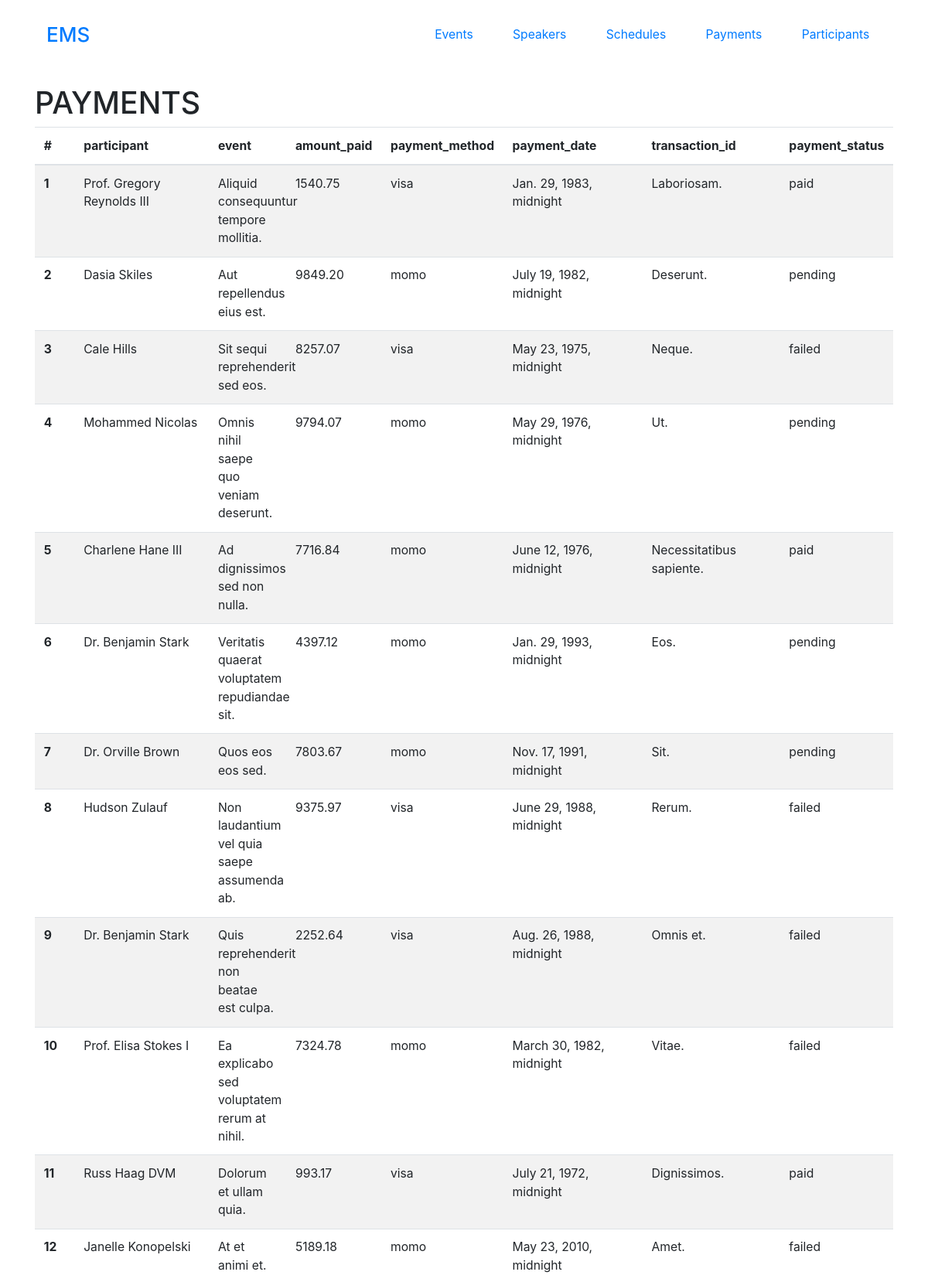
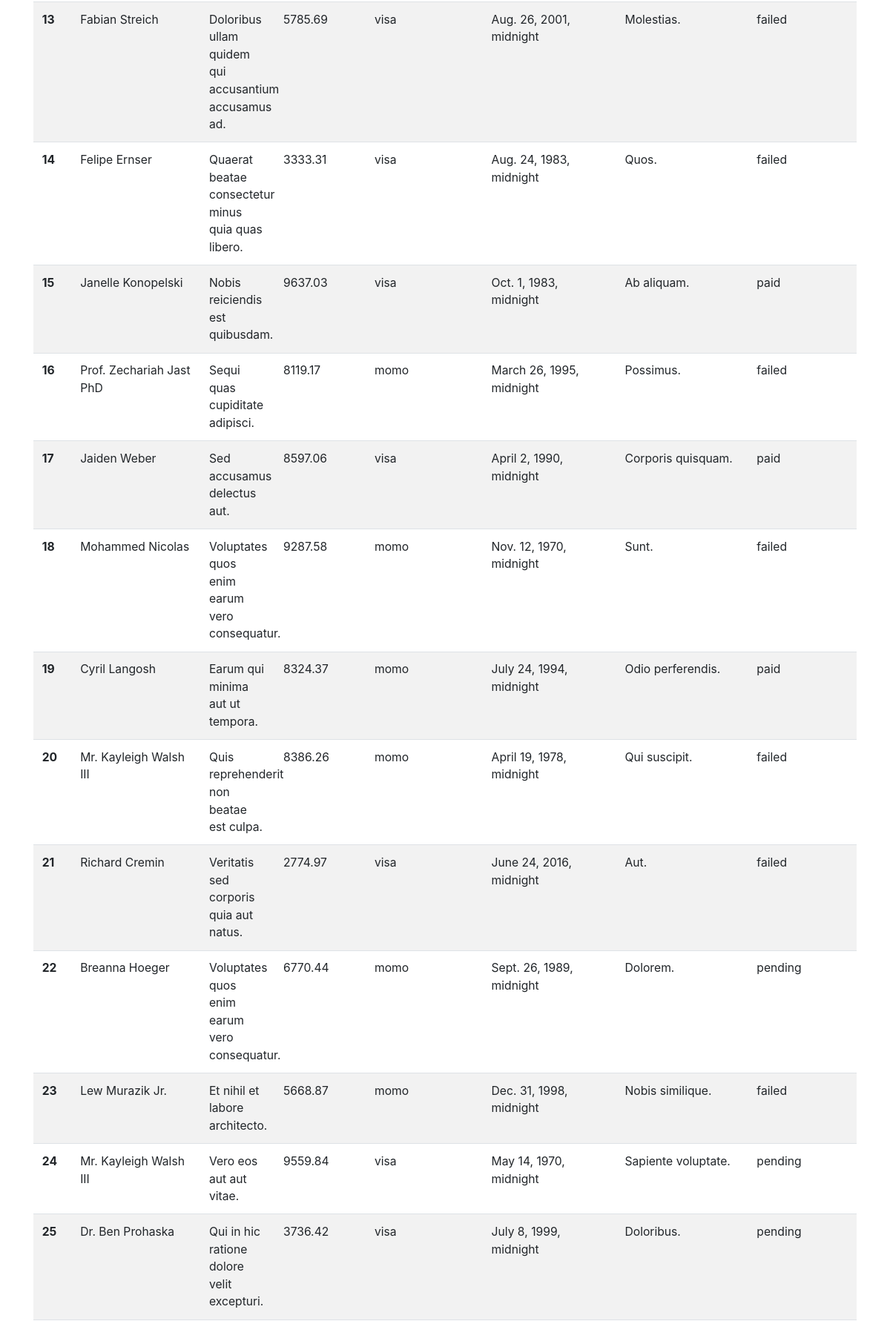
Screenshot of /payments/all-payment/ (upper part) with the database file from the repository (2 pictures, top to bottom).
### payment/models.py (models this page shows)
class Payment(models.Model):
    payment_status_choices = (
        ('paid', 'Paid'),
        ('pending', 'Pending'),
        ('failed','Failed')
    )
    payment_methods_choices = (
        ('visa', 'Visa'),
        ('momo', 'MoMo')
    )
    participant = models.ForeignKey(Participant, on_delete=models.CASCADE)
    event = models.ForeignKey(Event, on_delete=models.CASCADE)
    amount_paid = models.DecimalField(max_digits=6, decimal_places=2)
    payment_method = models.CharField(max_length=10, choices=payment_methods_choices)
    payment_date = models.DateTimeField()
    transaction_id = models.CharField(max_length=100)
    payment_status = models.CharField(max_length=10, choices=payment_status_choices)
    class Meta:
        verbose_name = 'Payment'
        verbose_name_plural = 'Payments'

### participant/models.py (models this page shows)
class Participant(models.Model):
    name = models.CharField(max_length=100)
    email = models.EmailField()
    phone_number = models.CharField(max_length=20)
    events = models.ManyToManyField(Event)
    class Meta:
        verbose_name = 'Participant'
        verbose_name_plural = 'Participants'
    def __str__(self):
        return self.name

### event/models.py (models this page shows)
class Event(models.Model):
    title = models.CharField(max_length=100)
    description = models.TextField(blank=True)
    start_date = models.DateField()
    end_date = models.DateTimeField()
    location = models.CharField(max_length=100)
    category = models.ForeignKey(Category, on_delete=models.CASCADE)
    is_free = models.BooleanField()
    class Meta:
        verbose_name = 'Event'
        verbose_name_plural = 'Events'
        ordering = ["id"]
    def __str__(self):
        return self.title

### payment/views.py (the view)
# urls.py: path('all-payment/', views.payment_list),
def payment_list(request):
    payments = Payment.objects.all()
    return render(request, 'payment/all_payments_list.html', {'payments': payments})

### templates/payment/all_payments_list.html
{% extends 'base.html' %}
{%block content %}
<h1>PAYMENTS</h1>
<table class="table table-striped">
  <thead>
    <tr>
      <th scope="col">#</th>
      <th scope="col">participant </th>
      <th scope="col">event</th>
      <th scope="col">amount_paid </th>
      <th scope ="col">payment_method</th>
      <th scope="col">payment_date</th>
      <th scope="col">transaction_id</th>
      <th scope="col"> payment_status</th>
    </tr>
  </thead>
  <tbody>
    {% for i in payments %}
    <tr>
      <th scope="row">{{i.id}}</th>
      <td style="max-width: 300px">{{i.participant}}</td>
      <td style="max-width: 100px">{{i.event}}</td>
      <td>{{i.amount_paid}}</td>
      <td>{{i.payment_method}}</td>
      <td>{{i.payment_date}}</td>
      <td>{{i.transaction_id}}</td>
      <td>{{i.payment_status}}</td>
    </tr>
    {% endfor %}
  </tbody>
</table>
{% endblock content %}

### static/css/styles.css (style rules this page uses)
* { margin: 0; padding: 0; box-sizing: border-box; }
html { font-size: 98%; }

### rows the page displays
Payment: id "1", participant "Prof. Gregory Reynolds III", event "Aliquid consequuntur tempore mollitia.", amount_paid "1540.75", payment_method "visa", payment_date "Jan. 29, 1983, midnight", transaction_id "Laboriosam.", payment_status "paid"
Payment: id "2", participant "Dasia Skiles", event "Aut repellendus eius est.", amount_paid "9849.20", payment_method "momo", payment_date "July 19, 1982, midnight", transaction_id "Deserunt.", payment_status "pending"
Payment: id "3", participant "Cale Hills", event "Sit sequi reprehenderit sed eos.", amount_paid "8257.07", payment_method "visa", payment_date "May 23, 1975, midnight", transaction_id "Neque.", payment_status "failed"
Payment: id "4", participant "Mohammed Nicolas", event "Omnis nihil saepe quo veniam deserunt.", amount_paid "9794.07", payment_method "momo", payment_date "May 29, 1976, midnight", transaction_id "Ut.", payment_status "pending"
Payment: id "5", participant "Charlene Hane III", event "Ad dignissimos sed non nulla.", amount_paid "7716.84", payment_method "momo", payment_date "June 12, 1976, midnight", transaction_id "Necessitatibus sapiente.", payment_status "paid"
Payment: id "6", participant "Dr. Benjamin Stark", event "Veritatis quaerat voluptatem repudiandae sit.", amount_paid "4397.12", payment_method "momo", payment_date "Jan. 29, 1993, midnight", transaction_id "Eos.", payment_status "pending"
Payment: id "7", participant "Dr. Orville Brown", event "Quos eos eos sed.", amount_paid "7803.67", payment_method "momo", payment_date "Nov. 17, 1991, midnight", transaction_id "Sit.", payment_status "pending"
Payment: id "8", participant "Hudson Zulauf", event "Non laudantium vel quia saepe assumenda ab.", amount_paid "9375.97", payment_method "visa", payment_date "June 29, 1988, midnight", transaction_id "Rerum.", payment_status "failed"
Payment: id "9", participant "Dr. Benjamin Stark", event "Quis reprehenderit non beatae est culpa.", amount_paid "2252.64", payment_method "visa", payment_date "Aug. 26, 1988, midnight", transaction_id "Omnis et.", payment_status "failed"
Payment: id "10", participant "Prof. Elisa Stokes I", event "Ea explicabo sed voluptatem rerum at nihil.", amount_paid "7324.78", payment_method "momo", payment_date "March 30, 1982, midnight", transaction_id "Vitae.", payment_status "failed"
Payment: id "11", participant "Russ Haag DVM", event "Dolorum et ullam quia.", amount_paid "993.17", payment_method "visa", payment_date "July 21, 1972, midnight", transaction_id "Dignissimos.", payment_status "paid"
Payment: id "12", participant "Janelle Konopelski", event "At et animi et.", amount_paid "5189.18", payment_method "momo", payment_date "May 23, 2010, midnight", transaction_id "Amet.", payment_status "failed"
Payment: id "13", participant "Fabian Streich", event "Doloribus ullam quidem qui accusantium accusamus ad.", amount_paid "5785.69", payment_method "visa", payment_date "Aug. 26, 2001, midnight", transaction_id "Molestias.", payment_status "failed"
Payment: id "14", participant "Felipe Ernser", event "Quaerat beatae consectetur minus quia quas libero.", amount_paid "3333.31", payment_method "visa", payment_date "Aug. 24, 1983, midnight", transaction_id "Quos.", payment_status "failed"
Payment: id "15", participant "Janelle Konopelski", event "Nobis reiciendis est quibusdam.", amount_paid "9637.03", payment_method "visa", payment_date "Oct. 1, 1983, midnight", transaction_id "Ab aliquam.", payment_status "paid"
Payment: id "16", participant "Prof. Zechariah Jast PhD", event "Sequi quas cupiditate adipisci.", amount_paid "8119.17", payment_method "momo", payment_date "March 26, 1995, midnight", transaction_id "Possimus.", payment_status "failed"
Payment: id "17", participant "Jaiden Weber", event "Sed accusamus delectus aut.", amount_paid "8597.06", payment_method "visa", payment_date "April 2, 1990, midnight", transaction_id "Corporis quisquam.", payment_status "paid"
Payment: id "18", participant "Mohammed Nicolas", event "Voluptates quos enim earum vero consequatur.", amount_paid "9287.58", payment_method "momo", payment_date "Nov. 12, 1970, midnight", transaction_id "Sunt.", payment_status "failed"
Payment: id "19", participant "Cyril Langosh", event "Earum qui minima aut ut tempora.", amount_paid "8324.37", payment_method "momo", payment_date "July 24, 1994, midnight", transaction_id "Odio perferendis.", payment_status "paid"
Payment: id "20", participant "Mr. Kayleigh Walsh III", event "Quis reprehenderit non beatae est culpa.", amount_paid "8386.26", payment_method "momo", payment_date "April 19, 1978, midnight", transaction_id "Qui suscipit.", payment_status "failed"
Payment: id "21", participant "Richard Cremin", event "Veritatis sed corporis quia aut natus.", amount_paid "2774.97", payment_method "visa", payment_date "June 24, 2016, midnight", transaction_id "Aut.", payment_status "failed"
Payment: id "22", participant "Breanna Hoeger", event "Voluptates quos enim earum vero consequatur.", amount_paid "6770.44", payment_method "momo", payment_date "Sept. 26, 1989, midnight", transaction_id "Dolorem.", payment_status "pending"
Payment: id "23", participant "Lew Murazik Jr.", event "Et nihil et labore architecto.", amount_paid "5668.87", payment_method "momo", payment_date "Dec. 31, 1998, midnight", transaction_id "Nobis similique.", payment_status "failed"
Payment: id "24", participant "Mr. Kayleigh Walsh III", event "Vero eos aut aut vitae.", amount_paid "9559.84", payment_method "visa", payment_date "May 14, 1970, midnight", transaction_id "Sapiente voluptate.", payment_status "pending"
Payment: id "25", participant "Dr. Ben Prohaska", event "Qui in hic ratione dolore velit excepturi.", amount_paid "3736.42", payment_method "visa", payment_date "July 8, 1999, midnight", transaction_id "Doloribus.", payment_status "pending"
